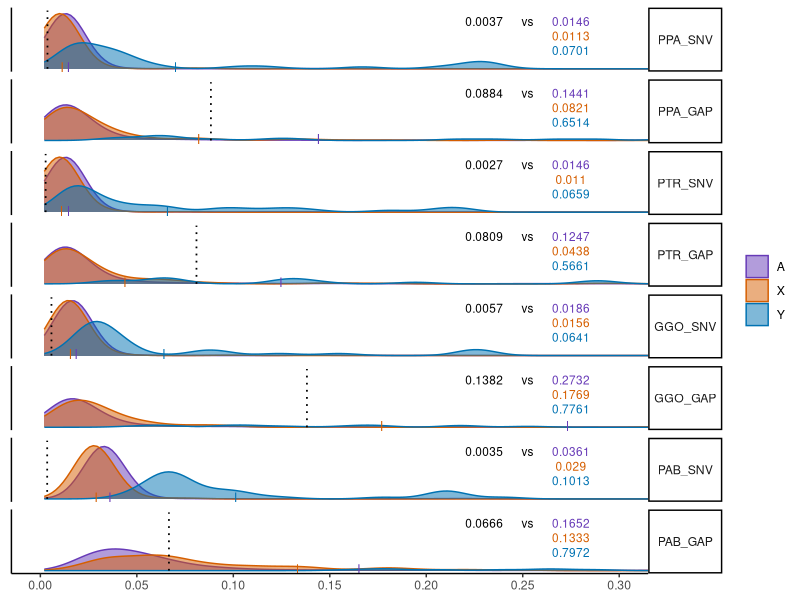

The R script that drew this image:
library(tidyverse)
library(ggridges)
library(ggplot2)

roundMe <- function(mylist, numbers=3) {
  newlist <- rep(0, length(mylist))
    for (i in 1:length(mylist)) { 
      newlist[i] <- round(mylist[i], 4)   
    }
    return(newlist)
}

inter_df <- read.csv("interspecies_divergence.csv")
intra_df <- read.csv("intraspecies_divergence.csv")

ordered_chrs <- c("A", "X", "Y")
ordered_names <- c("PPA_SNV", "PPA_GAP", 
                   "PTR_SNV", "PTR_GAP", 
                   "GGO_SNV", "GGO_GAP", 
                   "PAB_SNV", "PAB_GAP")
n <- length(ordered_names)

inter_df$CHRGRP <- factor(inter_df$CHRGRP)
inter_df$NAME <- factor(inter_df$NAME, levels=ordered_names)

intra_df$CHRGRP <- factor(intra_df$CHRGRP)
intra_df$NAME <- factor(intra_df$NAME, levels=ordered_names)
intra_df <- intra_df[intra_df$CHRGRP == "A", ]

p <- inter_df |> 
   drop_na(DIV) |>
   ggplot() +
   geom_density(aes(DIV, color=CHRGRP, fill=CHRGRP, group=CHRGRP),
                alpha=0.5, bw=0.01) +
   facet_grid(NAME~.) +
   theme_classic() +
   scale_color_manual(values=c("#673AB7",   "#D55E00",   "#0072B2")) +
   scale_fill_manual(values=c("#673AB7",   "#D55E00",   "#0072B2")) +
   theme(text=element_text(family="Helvetica"),
         strip.text.y=element_text(angle=0),
         axis.text.y=element_blank(), 
         axis.ticks.y=element_blank(),
         plot.title=element_blank(),
         axis.title.x=element_blank(),
         axis.title.y=element_blank(),
         legend.title=element_blank(),
         )

# Zoom in (don't recalculate densities)
p <- p + coord_cartesian(xlim=c(0, 0.3), ylim=c(0, 40))

# Add bar for interspecies divergence mean
colors <- c("#673AB7", "#D55E00", "#0072B2")
ys <- c(32.5, 22.5, 12.5)
for (i in c(1, 2, 3)) {
    chr <- levels(inter_df$CHRGRP)[i]
    color <- colors[i]
    y <- ys[i]

    inter_df_chr <- inter_df[inter_df$CHRGRP == chr, ]
    mean_df <- aggregate(DIV ~ NAME, data=inter_df_chr, FUN=mean)
    mean_df$NAME <- factor(mean_df$NAME, levels=ordered_names)

    bar_df <- data.frame(x=mean_df$DIV,
                         y=rep(1, n),
                         label=rep("|", n),
                         CHRGRP=rep(chr, n),
                         NAME=mean_df$NAME)
    p <- p + geom_text(data=bar_df, 
                       aes(x=x, y=y, group=CHRGRP, label=label), 
                       color=color,
                       size=3.5,
                       fontface="bold",
                       family="Helvetica") + facet_grid(NAME~.)

    label_df <- data.frame(x=rep(0.275, n),
                           y=rep(y, n),
                           label=roundMe(mean_df$DIV),
                           CHRGRP=rep(chr, n),
                           NAME=mean_df$NAME)
    p <- p + geom_text(data=label_df, 
                       aes(x=x, y=y, group=CHRGRP, label=label), 
                       color=color,
                       size=3,
                       #fontface="bold",
                       family="Helvetica") + facet_grid(NAME~.)
}

# Add dashed line for intraspecies divergence mean
mean_df <- aggregate(DIV ~ NAME, data=intra_df, FUN=mean)
mean_df$NAME <- factor(mean_df$NAME, levels=ordered_names)

bar_df <- data.frame(x = mean_df$DIV,
                     y = rep(0, n),
                     CHRGRP = rep("A", n),
                     NAME = mean_df$NAME)
p <- p + geom_segment(data=bar_df, 
                      aes(x=x, xend=x, y=y, yend=y+40), 
                      color = "#000000",
                      linewidth=0.6,
                      lty="dotted")

# Add written words
intra_label_df <- data.frame(x=rep(0.2525, n),
                             y=rep(32.5, n),
                             #label=append("vs.", rep("", n-1)),
                             label=rep("vs", n),
                             CHRGRP = rep("A", n),
                             NAME=mean_df$NAME)
intra_mean_label_df <- data.frame(x=rep(0.23, n),
                                  y=rep(32.5, n),
                                  label=roundMe(mean_df$DIV),
                                  CHRGRP = rep("A", n),
                                  NAME=mean_df$NAME)
dfs <- list(intra_label_df, intra_mean_label_df)
for (df in dfs) {
    p <- p + geom_text(data=df, 
                       aes(x=x, y=y, group=CHRGRP, label=label), 
                       color="#000000",
                       size=3,
                       #fontface="bold",
                       family="Helvetica") + facet_grid(NAME~.)
}

p <- p + scale_x_continuous(n.breaks=9)

ggsave("div-by-species-zoomed.pdf", height=7, width=7, dpi=300)
